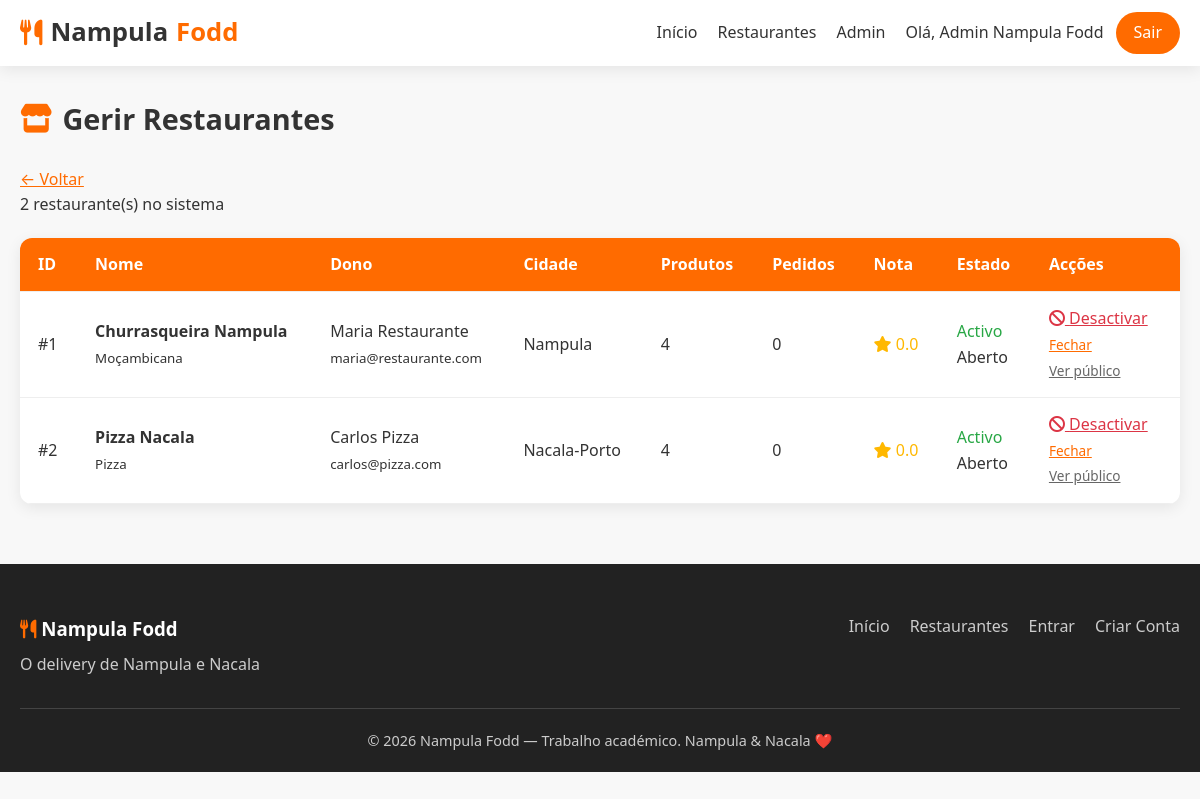
/admin/restaurantes.php (signed in), run on the app's committed database.
### tables this page shows
CREATE TABLE IF NOT EXISTS usuarios (
    id INT AUTO_INCREMENT PRIMARY KEY,
    nome VARCHAR(100) NOT NULL,
    email VARCHAR(100) NOT NULL UNIQUE,
    telefone VARCHAR(20),
    senha VARCHAR(255) NOT NULL,
    tipo ENUM('cliente', 'restaurante', 'admin') NOT NULL DEFAULT 'cliente',
    saldo_carteira DECIMAL(10,2) DEFAULT 0.00,
    criado_em TIMESTAMP DEFAULT CURRENT_TIMESTAMP
);

CREATE TABLE IF NOT EXISTS restaurantes (
    id INT AUTO_INCREMENT PRIMARY KEY,
    usuario_id INT NOT NULL,
    nome VARCHAR(150) NOT NULL,
    descricao TEXT,
    cidade ENUM('Nampula', 'Nacala-Porto', 'Nacala-a-Velha') NOT NULL,
    tipo_comida VARCHAR(100),
    endereco VARCHAR(255),
    latitude DECIMAL(10,8) DEFAULT NULL,
    longitude DECIMAL(11,8) DEFAULT NULL,
    foto VARCHAR(255) DEFAULT 'default-rest.jpg',
    aberto TINYINT(1) DEFAULT 1,
    activo TINYINT(1) DEFAULT 1,
    criado_em TIMESTAMP DEFAULT CURRENT_TIMESTAMP,
    FOREIGN KEY (usuario_id) REFERENCES usuarios(id) ON DELETE CASCADE
);

### config/database.php (called while the page is built, shortened)
<?php
function url($path = '') {
    $path = ltrim($path, '/');
    return BASE_URL . ($path ? '/' . $path : '');
}
?>

### includes/auth.php (called while the page is built, shortened)
<?php
require_once __DIR__ . '/../config/database.php';
function estaLogado() {
    return isset($_SESSION['usuario_id']);
}
function utilizadorAtual() {
    global $pdo;
    $stmt = $pdo->prepare("SELECT * FROM usuarios WHERE id = ?");
    $stmt->execute([$_SESSION['usuario_id']]);
    return $stmt->fetch();
}
?>

### admin/restaurantes.php (the view, shortened to what this page needs)
<?php
require_once '../includes/header.php';
$restaurantes = $pdo->query("SELECT r.*, u.nome as dono, u.email as dono_email, u.telefone as dono_tel,
    (SELECT COUNT(*) FROM produtos p WHERE p.restaurante_id = r.id) as total_produtos,
    (SELECT COUNT(*) FROM pedidos pe WHERE pe.restaurante_id = r.id) as total_pedidos,
    COALESCE((SELECT AVG(c.nota) FROM comentarios c WHERE c.restaurante_id = r.id), 0) as media
    FROM restaurantes r
    JOIN usuarios u ON u.id = r.usuario_id
    ORDER BY r.criado_em DESC")->fetchAll();
?>
<body data-base="<?= htmlspecialchars(BASE_URL) ?>">
<div class="container" style="padding-top:30px;">
    <h1 class="secao-titulo"><i class="fas fa-store"></i> Gerir Restaurantes</h1>
    <p><a href="dashboard.php" style="color:var(--laranja)">← Voltar</a></p>
    <p style="margin-bottom:20px;"><?= count($restaurantes) ?> restaurante(s) no sistema</p>
    <table class="tabela">
        <thead>
            <tr>
                <th>ID</th>
                <th>Nome</th>
                <th>Dono</th>
                <th>Cidade</th>
                <th>Produtos</th>
                <th>Pedidos</th>
                <th>Nota</th>
                <th>Estado</th>
                <th>Acções</th>
            </tr>
        </thead>
        <tbody>
            <?php foreach ($restaurantes as $r): ?>
                <tr style="<?= !$r['activo'] ? 'opacity:0.6;' : '' ?>">
                    <td>#<?= $r['id'] ?></td>
                    <td>
                        <strong><?= htmlspecialchars($r['nome']) ?></strong><br>
                        <small><?= htmlspecialchars($r['tipo_comida'] ?? '') ?></small>
                    </td>
                    <td>
                        <?= htmlspecialchars($r['dono']) ?><br>
                        <small><?= htmlspecialchars($r['dono_email']) ?></small>
                    </td>
                    <td><?= htmlspecialchars($r['cidade']) ?></td>
                    <td><?= $r['total_produtos'] ?></td>
                    <td><?= $r['total_pedidos'] ?></td>
                    <td>
                        <span class="estrelas"><i class="fas fa-star"></i> <?= number_format($r['media'], 1) ?></span>
                    </td>
                    <td>
                        <?= $r['activo'] ? '<span style="color:var(--sucesso)">Activo</span>' : '<span style="color:var(--erro)">Inactivo</span>' ?><br>
                        <?= $r['aberto'] ? 'Aberto' : 'Fechado' ?>
                    </td>
                    <td style="white-space:nowrap;">
                        <a href="?toggle=1&id=<?= $r['id'] ?>" style="color:<?= $r['activo'] ? 'var(--erro)' : 'var(--sucesso)' ?>;margin-right:10px;"
                           data-confirm="<?= $r['activo'] ? 'Desactivar' : 'Activar' ?> este restaurante?">
                            <i class="fas fa-<?= $r['activo'] ? 'ban' : 'check' ?>"></i>
                            <?= $r['activo'] ? 'Desactivar' : 'Activar' ?>
                        </a>
                        <br>
                        <a href="?toggle_aberto=1&id=<?= $r['id'] ?>" style="color:var(--laranja);font-size:0.85rem;">
                            <?= $r['aberto'] ? 'Fechar' : 'Abrir' ?>
                        </a>
                        <br>
                        <a href="<?= url('restaurante.php?id=' . $r['id']) ?>" target="_blank" style="font-size:0.85rem;color:#666;">
                            Ver público
                        </a>
                    </td>
                </tr>
            <?php endforeach; ?>
        </tbody>
    </table>
</div>
<?php require_once '../includes/footer.php'; ?>

### includes/header.php (shortened to what this page needs)
<?php
require_once __DIR__ . '/auth.php';
$user = utilizadorAtual();
?>
<!DOCTYPE html>
<html lang="pt">
<head>
    <link rel="stylesheet" href="<?= url('css/style.css') ?>">
    <link rel="stylesheet" href="https://cdnjs.cloudflare.com/ajax/libs/font-awesome/6.5.0/css/all.min.css">
</head>
<body>
    <nav class="navbar">
        <div class="container nav-content">
            <a href="<?= url('index.php') ?>" class="logo">
                <i class="fas fa-utensils"></i> Nampula <span>Fodd</span>
            </a>
            <ul class="nav-links" id="navLinks">
                <li><a href="<?= url('index.php') ?>">Início</a></li>
                <li><a href="<?= url('restaurantes.php') ?>">Restaurantes</a></li>
                <?php if ($user): ?>
                    <?php if ($user['tipo'] === 'cliente'): ?>
                        <li><a href="<?= url('cliente/carrinho.php') ?>"><i class="fas fa-shopping-cart"></i> Carrinho</a></li>
                        <li><a href="<?= url('cliente/carteira.php') ?>"><i class="fas fa-wallet"></i> Carteira</a></li>
                        <li><a href="<?= url('cliente/pedidos.php') ?>">Meus Pedidos</a></li>
                    <?php elseif ($user['tipo'] === 'restaurante'): ?>
                        <li><a href="<?= url('restaurante/dashboard.php') ?>">Dashboard</a></li>
                        <li><a href="<?= url('restaurante/cardapio.php') ?>">Cardápio</a></li>
                    <?php elseif ($user['tipo'] === 'admin'): ?>
                        <li><a href="<?= url('admin/dashboard.php') ?>">Admin</a></li>
                    <?php endif; ?>
                    <li class="user-menu">
                        <span>Olá, <?= htmlspecialchars($user['nome']) ?></span>
                        <a href="<?= url('logout.php') ?>" class="btn-sair">Sair</a>
                    </li>
                <?php else: ?>
                    <li><a href="<?= url('login.php') ?>" class="btn-login">Entrar</a></li>
                    <li><a href="<?= url('registo.php') ?>" class="btn-registo">Criar Conta</a></li>
                <?php endif; ?>
            </ul>
        </div>
    </nav>

### css/style.css (style rules this page uses)
:root { --laranja: #FF6B00; --laranja-escuro: #E05A00; --laranja-claro: #FF8C33; --branco: #FFFFFF; --cinza-claro: #F8F8F8; --cinza: #EEEEEE; --texto: #333333; --texto-claro: #666666; --sucesso: #28a745; --erro: #dc3545; --sombra: 0 4px 15px rgba(0,0,0,0.08); --sombra-hover: 0 8px 25px rgba(255,107,0,0.15); --radius: 12px; --transicao: all 0.3s ease; }
* { margin: 0; padding: 0; box-sizing: border-box; }
body { font-family: 'Segoe UI', system-ui, -apple-system, sans-serif; background: var(--cinza-claro); color: var(--texto); line-height: 1.6; min-height: 100vh; }
.container { width: 100%; max-width: 1200px; margin: 0 auto; padding: 0 20px; }
.navbar { background: var(--branco); box-shadow: var(--sombra); position: sticky; top: 0; z-index: 1000; padding: 12px 0; }
.nav-content { display: flex; align-items: center; justify-content: space-between; }
.logo { font-size: 1.6rem; font-weight: 700; color: var(--texto); text-decoration: none; display: flex; align-items: center; gap: 8px; }
.logo i { color: var(--laranja); }
.logo span { color: var(--laranja); }
.nav-links { display: flex; align-items: center; gap: 20px; list-style: none; }
.nav-links a { text-decoration: none; color: var(--texto); font-weight: 500; transition: var(--transicao); }
.btn-login, .btn-registo, .btn-sair { padding: 8px 18px; border-radius: 50px; font-weight: 600; }
.btn-registo, .btn-sair { background: var(--laranja); color: var(--branco) !important; }
.secao-titulo { font-size: 1.8rem; margin-bottom: 25px; display: flex; align-items: center; gap: 10px; }
.secao-titulo i { color: var(--laranja); }
.estrelas { color: #FFB800; }
.tabela { width: 100%; background: white; border-radius: var(--radius); overflow: hidden; box-shadow: var(--sombra); border-collapse: collapse; }
.tabela th, .tabela td { padding: 14px 18px; text-align: left; border-bottom: 1px solid var(--cinza); }
.tabela th { background: var(--laranja); color: white; }
.user-menu { display: flex; align-items: center; gap: 12px; }

### data on the page
usuarios: nome "Admin Nampula Fodd"
restaurantes: id "1", nome "Churrasqueira Nampula", tipo_comida "Moçambicana", usuario.nome "Maria Restaurante", usuario.email "maria@restaurante.com", cidade "Nampula", total_produtos "4", total_pedidos "0", media "0.0", activo "Activo", aberto "Aberto"
restaurantes: id "2", nome "Pizza Nacala", tipo_comida "Pizza", usuario.nome "Carlos Pizza", usuario.email "carlos@pizza.com", cidade "Nacala-Porto", total_produtos "4", total_pedidos "0", media "0.0", activo "Activo", aberto "Aberto"

### other printed values
count($restaurantes) "2"
